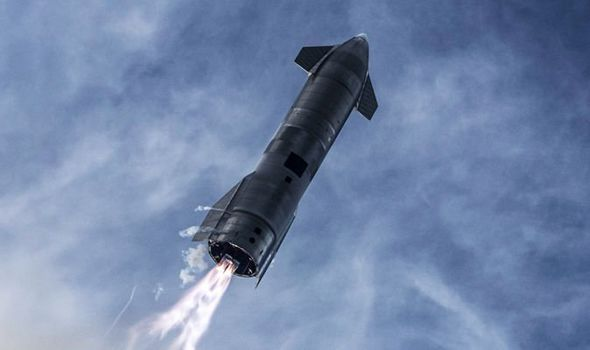
#> input picture Ejercitacion/Ejercitación Numpy/Ejercitación Numpy/starship.jpg, 590 x 350 px
$ jupyter execute --allow-errors 'Módulo 6 - Ejercicios.ipynb'
#> lines starting #> are read from the running program, lines starting #| are printed output that depends on the picture
# <center> <span style='color:#ff6655'>Ejercitación Módulo 6</span></center>

Módulo 6 - Parte teórica

**Profesor Adjunto:** Mag. Bioing. Baldezzari Lucas

<p style='text-align: left;'> V2022 </p>

<hr style="border:1px solid gray"> </hr>

### <span style='color:#16C79A'>1. Basics</span>

Implemente lo siguiente:

- 1.1) Cree un array de ceros -*vector nulo*- de 10 elementos.
- 1.2) Cree un vector nulo de 10 elementos donde el 6to elemento sea 1.
- 1.3) Cree un aray de 3x3x3 de valores enteros y aleatorios entre 1 y 20.
- 1.4) Cree un array de 5x5 y ordenelo por filas. Repita pero ordenando por columnas. Revise la documentación de *numpy*sort()*.
- 1.5) Considere un arreglo con shape *(6,7,8)*, ¿cuales son los índices *(x,y,z)* del elemento 100?
- 1.6) Cree un array 2D que tenga valores 1 en sus bordes y cero dentro.
- 1.7) Cree un array de 8x8 y genere un patrón de tablero de ajedrez con ceros y unos. Un 0 representa un casillero blanco y un 1 representa un casillero negro.
- 1.8) Cree una matriz de 4x4 donde sus columnas tengan valores desde 1 a 4.
- 1.9) Cree un vector de 10 valores entre 0 y 1 (sin incluir los extremos).

#> (a cell that did not finish here is left out)

### <span style='color:#16C79A'>2. Sumarizing datos</span>

- 2.1) A partir de un array 2D la media total, la media a lo largo de las filas y la media a lo largo de las columnas. Agregue una columna con las medias por columna. Idem para filas.
- 2.2) Repita el punto anterior pero para el desvío estándar.
- 2.3) Carge una imágen RGB y genere otro array con los valores medios de los píxeles en cada canal.
- 2.4) Cree un array de 11x11 y llenelo de valores aleatorios enteros entre 1 y 100 y normalice sus valores. La normalización esta dada por,
$$ z_i = \frac{x_i - \bar{X}}{\sigma} $$
- 2.5) A partir de un array de números enteros, encuentre cual es valor que más se repite. Revise la función *nunmpy.unique()* para ayudarse.

### <span style='color:#16C79A'>3. Filtrando arrays</span>

- 3.1) Dado un array, reemplazar los elementos que estén entre 2 y 5 por su negado (positivos a negativos, y viceversa).
- 3.2) Obtener los índices de un arreglo 2D de enteros correspondientes a los valores que sean números primos.
- 3.3) Obtener un array con los índices correspondientes a aquellos valores que se repiten en dos arrays 1D.

    ```python
    ## Ejemplo 3.3

    a = np.array([1,2,3,4,5])
    b = np.array([1,4,4,4,5])

    ## el programa debe retornar un array con los valores
    ## [0,3,4]
    ```

### <span style='color:#16C79A'>4. Operaciones básicas con matrices</span>

- 4.1) A partir de un array 2D de valores aleatorios que representan coordenadas de puntos en el espacio 2D encontrar la distancia euclidiana punto a punto. Utilice *numpy.random.random()* para generar el array.
- 4.2) Calcule los valores medios de cada columna de una matriz 2D. Reste los valores medios calculados a sus correspondienes columnas.
- 4.3) Implemente una función que devuelva *True* si alguna columna de una matriz 2D posee una *columna nula*, donde una columna nula es aquella que esta compuesta de ceros.
- 4.4) Implemente una fucnión que devuelva el produco punto de dos matrices, en el caso de que estas no sean compatibles la función debe retornar None.
- 4.5) Implemente una función que devuelva la diagonal a partir del producto punto entre dos matrices cuadradas.
- 4.6) A partir de un array 2D cambie de posición de dos filas cualquiera.

### <span style='color:#16C79A'>5. Desafío</span>

- 5.1) A partir de un array 2D lleno de ceros, implemente una función que reemplace *p* elementos iguales a 1 en posiciones aleatorias del array. Utilice *numpy.put()* y *numpy.random.choice()*.
- 5.2) Ordene un array 2D en base a la *n-ésima* columna. Hint: Revise *numpy.argsort()* para resolver.
- 5.3) Genere una función llamada *mediaMovil()* que reciba como parámetro un array y un valor entero correspondiente a la cantidad de elementos a calcular la media. La función debe retornar un nuevo array con las medias móviles calculadas.
- 5.4) A partir de un array 1D obtenga un array con los valores correspondientes al "ranking" que ocupan los valores del array original, sin cambiar el orden (Hint: Se recomienda usar *numpy.argsort()*). Vea el ejemplo.

    ```python
    np.random.seed(42)
    a = np.random.randint(20, size=10)
    ## a es array([ 6, 19, 14, 10,  7,  6, 18, 10, 10,  3])

    ## salida esperada
    [1, 9, 7, 4, 3, 2, 8, 5, 6, 0]
    ```


[cell 2]
#5.1
import numpy as np


def reemplace(nuevo,p):
    nuevo3=np.random.choice((nuevo.shape[0]*nuevo.shape[1]),p,False)
    np.put(nuevo,nuevo3,[1])
    return nuevo

p=25
array=np.zeros((5,10))
array2=reemplace(array,p)
print(array2)

[cell 3]
#5.2

def sortbyn(array,n):
    columna=array[:,n]
    indices = np.argsort(columna,0)
    sorteadon=array[indices]
    return sorteadon

array=np.random.rand(5,6)
n=4
print(sortbyn(array,n))

[cell 4]
#5.3 Media Movil
import matplotlib.pyplot as plt
array=np.random.rand(100)
def mediaMovil(array, n) :
    acum = np.cumsum(array) #genera array con sumas acumuladas
    acum[n:] = acum[n:] - acum[:-n] #a los valores a partir de indice n, les asigna el valor de la diferencia entre los valores a partir de n y hasta -n (-n siendo empezando desde atras, si tiene 40 indices y ene es 5, seria contando hacia atras desde 45)
    return acum[n-1:] / n #divido entre n los valores a partir de n-1, y los retorno.
plt.plot(array)
nuevo=mediaMovil(array,6)
plt.plot(nuevo)
plt.show()
#> figure, not shown here; curve peaks at x = 79, y = 0.984; curve peaks at x = 43, y = 0.756

[cell 5]
#5.4
np.random.seed(42)
a = np.random.randint(20, size=10)
## a es array([ 6, 19, 14, 10,  7,  6, 18, 10, 10,  3])
print(a)
## salida esperada
[1, 9, 7, 4, 3, 2, 8, 5, 6, 0]
def indicesorden(a):
    b=np.argsort(a,)
    c=np.argsort(b)
    return c

indicesorden(a)

### <span style='color:#16C79A'>6. Dividiendo una imágen en cuadrantes</span>

Cargue una imágen RGB y obtenga 4 arrays correspondientes a los cuatro cadrantes de la imágen.

[cell 6]
import matplotlib.pyplot as plt
import matplotlib.image as mpimg
import numpy as np


img = mpimg.imread('starship.jpg')
#> img is the input picture: shape (350, 590, 3); mean R, G, B 114.3, 133.5, 168.2
print(img.shape)
#| (350, 590, 3)
print(img.shape[0]/2)
#| 175.0
print(img.shape[1]/2)
#| 295.0
cuad1=img[0:175,0:295, : ]
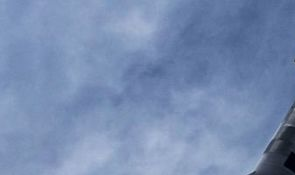
#> cuad1: shape (175, 295, 3); mean R, G, B 119.3, 140.4, 177.2
cuad2=img[175:350,0:295, : ]
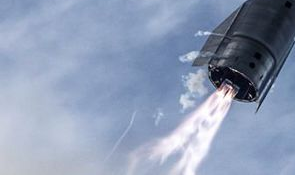
#> cuad2: shape (175, 295, 3); mean R, G, B 141.8, 155.5, 181
cuad3=img[0:175,295:590, : ]
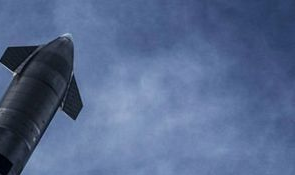
#> cuad3: shape (175, 295, 3); mean R, G, B 85.7, 105.1, 142.1
cuad4=img[175:350,295:590, : ]
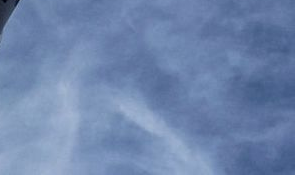
#> cuad4: shape (175, 295, 3); mean R, G, B 110.2, 133.1, 172.5
imgplot = plt.imshow(img)
plt.show()
imgplot = plt.imshow(cuad1)
plt.show()
imgplot = plt.imshow(cuad2)
plt.show()
imgplot = plt.imshow(cuad3)
plt.show()
imgplot = plt.imshow(cuad4)
plt.show()

### <span style='color:#16C79A'>7. Filtrando señal de plestimografía (obligatorio)</span>

Cargue la señal de fotoplestimografía utilizada en la guía de ejercicios del módulo 4 y apliquele la función *mediaMovil()* realizada en el ejercicio 5.3). ¿Hay algún cambio en la señal? ¿Qué tipo de filtro es una media movil?

[cell 7]
archivo="plethysmography.txt"
archivo2=open(archivo,"r")
#> (reads Ejercitacion/Ejercitación Numpy/Ejercitación Numpy/plethysmography.txt from the repository)
archivo3=archivo2.read().split()
for i in range(len(archivo3)):
    archivo3[i]=float(archivo3[i])
# print(archivo3)

[cell 8]
plt.plot(archivo3[20000:20200],scalex=True, scaley=True)
nueva=mediaMovil(archivo3[20000:20200],20)
plt.plot(nueva,scalex=True, scaley=True)
plt.tight_layout(rect=(0,0,6,2))
plt.show()
#> figure, not shown here; curve peaks at x = 43, y = 0.639; curve peaks at x = 34, y = 0.613

#Parece ser un filtro pasabajos

### <span style='color:#16C79A'>8. Mejorando la clase *Image* y el módulo *procesImage* (obligatorio)</span>

Utilizando numpy y sus funcionalidades implemente una versión mejorada de la clase *Image* y las funciones dentro del módulo *procesImage* del ejercicio 6 de la guía de práctica del Módulo 4.

### <span style='color:#16C79A'>9. Analizando eficiencia energética en hogares (obligatorio)</span>

A continuación realizará el análisis de algunos parámetros acerca de los requerimientos para climatizar un hogar, ya sea para verano o invierno, es decir, la *eficiencia energética*. Usted cuenta con un [set de datos](https://archive.ics.uci.edu/ml/datasets/Energy+efficiency#) llamado *eficienciaEnergética.csv*, el cual contiene 10 columnas de datos, las cuales de izquierda a derecha son,

- 1) Compactación relativa: Medida de la compactación de la casa. Hogares mas compactos, menos espacios vacíos a los cuales enfriar o calentar. Los valores van de 0 a 1.
- 2) Superficie total: Superficie (en $m^2$) total del hogar.
- 3) Área de muros: Superficie total (en $m^2$) cubierta por muros.
- 4) Área de techos: Superficie total (en $m^2$) de techos.
- 5) Altura total: Algtura total (en $m$) de la casa.
- 6) Orientación de ventanas: Si las ventanas apuntan al norte (2), al sur (3),a l este (4) o al oeste (5).
- 7) Proporción de área de vidriado: Es la proporción de edificación que esta cubierta por aberturas de vidrio. En este set de datos puede tomar 4 valores, los mismos son, 0.0, 0.1, 0.25 y 0.4.
- 8) Distribución de ventanas: Distribución de ventanas en el hogar.
- 9) Carga para calentamiento: Cuanta carga (en KWatts) es necesario aportar al hogar para calentarlo.
- 10) Carga para enfriamiento: Cuanta carga (en KWatts) de frío es necesario aportar al hogar para enfriarlo.

A continuación se cargan los datos.

[cell 9]
## Cargando datos
import numpy as np
datos = np.genfromtxt('eficienciaEnergética.csv',delimiter=',',dtype = np.float64)

[cell 10]
print(datos)

#### Responda

##### A) Generales
- A.1 ¿Cuantos hogares han sido utilizados en el set?
- A2. ¿Cuáles son los valores promedios de Área de Muros, Áreas de techos y Superficie total? También calcule los desvíos estándar.
- A3. ¿Cuales son los valores promedios y los desvíos estándar para las cargas de calentamiento y enfriamiento?

[cell 11]
## TODO A
#A1
print(len(datos[:,0])," Hogares")

[cell 12]
#A2
promedio=np.mean(datos[:,2])
desvest=np.std(datos[:,2])
print("Área de Muros: ","Promedio: ",promedio,"Desvio Estandard: ",desvest)
promedio=np.mean(datos[:,3])
desvest=np.std(datos[:,3])
print("Área de Techos: ","Promedio: ",promedio,"Desvio Estandard: ",desvest)
total=datos[:,2]+datos[:,3]
promedio=np.mean(total)
desvest=np.std(total)
print("Área de Total: ","Promedio: ",promedio,"Desvio Estandard: ",desvest)

[cell 13]
#A3
promedio=np.mean(datos[:,8])
desvest=np.std(datos[:,8])
print("Carga Calentamiento: ","Promedio: ",promedio,"Desvio Estandard: ",desvest)
promedio=np.mean(datos[:,9])
desvest=np.std(datos[:,9])
print("Carga Enfriamiento: ","Promedio: ",promedio,"Desvio Estandard: ",desvest)

##### B) Acerca de compactación relativa
- B1) ¿Cuál es el valor medio de compactación relativa?
- B2) ¿Cuál es la superficie total de la casa (o casas) con menor compactación? Idem para mayor compactación.

[cell 14]
## TODO B1
promedio=np.mean(datos[:,0])
print("Media compactacion: ",promedio)
#B2
mini=np.min(datos[:,0])
print("Compactación mínimna: ",mini)
indicmin=datos[:,0]==mini
print("Superficies con compactación minima: ",total[indicmin])
maxi=np.max(datos[:,0])
print("Compactación maxima: ",maxi)
indicmax=datos[:,0]==maxi
print("Superficies con compactación maxima: ",total[indicmax])

##### C) Comparando proporción de área de vidriado con las carga de calentamiento y carga de enfriamiento.

- C1) ¿Cuantos hogares por cada valor de *proporción de área de vidriado* hay en el set?
- C2) Utilice *plt.hist()* de la librería *matplotlip.pyplot* para graficar el histograma de la columna *proporción de área de vidriado*.
- C3) Genere un array formado por las columnas de *proporción de área de vidriado*, la de *Carga para calentamiento* y la de *Carga para enfriamiento*.

[cell 15]
## TODO desde C1 a C3 0, 0.1, 0.25, 0.4
args=datos[:,6]==0
nuevo=datos[:,6][args]
cuenta=np.size(nuevo)
print(cuenta,"hogares con proporción de 0")
args=datos[:,6]==0.1
nuevo=datos[:,6][args]
cuenta=np.size(nuevo)
print(cuenta,"hogares con proporción de 0.1")
args=datos[:,6]==0.25
nuevo=datos[:,6][args]
cuenta=np.size(nuevo)
print(cuenta,"hogares con proporción de 0.25")
args=datos[:,6]==0.4
nuevo=datos[:,6][args]
cuenta=np.size(nuevo)
print(cuenta,"hogares con proporción de 0.4")
plt.hist(datos[:,6],bins=[0,0.05,0.1,0.15,0.20,0.25,0.30,0.35,0.40,0.45])
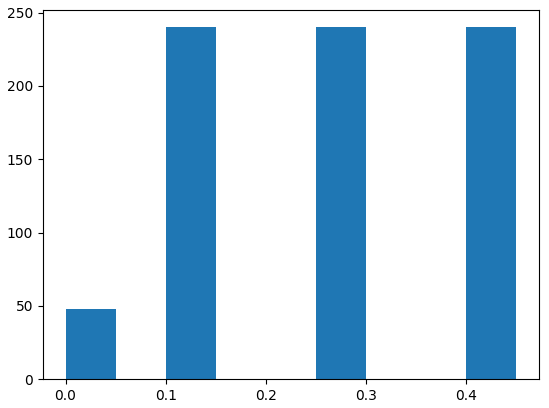
#> figure drawn by matplotlib, 1 panel

[cell 16]
#C3
nuevo=[datos[:,6],datos[:,8],datos[:,9]]
nuevo2=np.reshape(nuevo,(3,768))
nuevo3=np.transpose(nuevo2)
print(nuevo3)

[cell 17]
C3array=np.stack((datos[:,6],datos[:,8],datos[:,9]),axis=1)
C3array

- C4) A partir de la matriz generada en C3) encuentre el valor medio de la carga total de calentamiento y la de enfriamiento para cada valor de *proporción de área de vidriado*, guarde estos arrays en los arrays *promediosCalentamiento* y *promediosEnfiramiento*, respectivamente.

[cell 18]
### TODO C4
propVidriado = [0, 0.1, 0.25, 0.4]
# indi0=C3array[:,0]==0
# array0=C3array[:,1][indi0]
cal0=np.mean(C3array[:,1][C3array[:,0]==0])
print(cal0)
cal01=np.mean(C3array[:,1][C3array[:,0]==0.1])
print(cal01)
cal025=np.mean(C3array[:,1][C3array[:,0]==0.25])
print(cal025)
cal04=np.mean(C3array[:,1][C3array[:,0]==0.4])
print(cal04)


enf0=np.mean(C3array[:,2][C3array[:,0]==0])
print(enf0)
enf01=np.mean(C3array[:,2][C3array[:,0]==0.1])
print(enf01)
enf025=np.mean(C3array[:,2][C3array[:,0]==0.25])
print(enf025)
enf04=np.mean(C3array[:,2][C3array[:,0]==0.4])
print(enf04)
promediosCalentamiento = [cal0,cal01,cal025,cal04]
promediosEnfiramiento = [enf0,enf01,enf025,enf04]

## Descomentar para graficar
plt.plot(propVidriado, promediosCalentamiento, marker="P", label = "Calentamiento")
plt.plot(propVidriado, promediosEnfiramiento, marker="^", label = "Enfriamiento")
plt.title("Ventanas vs carga calentamiento y enfriamiento")
plt.ylabel("Carga")
plt.ylim((0,30))
plt.xlabel("Proporción área de vidriado")
plt.legend()
plt.show()
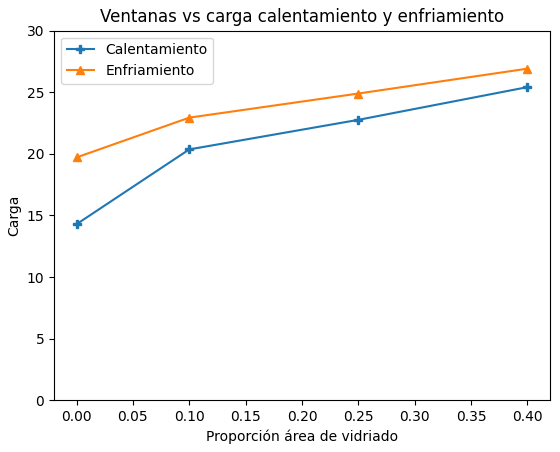
#> figure drawn by matplotlib, 1 panel

##### D) Comparando superficies de los techos contra carga de calentamiento y carga de enfriamiento

- D1) ¿Cuántas áreas de techos diferentes hay en el set de datos? Guarde estos valores en un array llamado *roofAreas*. ¿Cuál es el promedio, en $m^2$ totales de todos los hogares?
- D2) ¿Cuantos hogares por cada valor encontrado en el punto D1) hay en el set?
- D3) Utilice *plt.hist()* de la librería *matplotlip.pyplot* para graficar el histograma de la columna *Área de techos*.
- D4) Genere un array formado por las columnas de *Área de techos*, la de *Carga para calentamiento* y la de *Carga para enfriamiento*.

[cell 19]
## TODO de D1
areatechos=datos[:,3]
roofAreas=np.unique(areatechos)
print(roofAreas)
promedio=np.mean(areatechos)
print("El promedio es: ",promedio)

[cell 20]
#D2
args=datos[:,3]==roofAreas[0]
nuevo=datos[:,3][args]
cuenta=np.size(nuevo)
print(cuenta,"hogares con area 110.25")
args=datos[:,3]==roofAreas[1]
nuevo=datos[:,3][args]
cuenta=np.size(nuevo)
print(cuenta,"hogares con area 122.5")
args=datos[:,3]==roofAreas[2]
nuevo=datos[:,3][args]
cuenta=np.size(nuevo)
print(cuenta,"hogares con area 147")
args=datos[:,3]==roofAreas[3]
nuevo=datos[:,3][args]
cuenta=np.size(nuevo)
print(cuenta,"hogares con area 220.5")
#D3
plt.hist(datos[:,3])
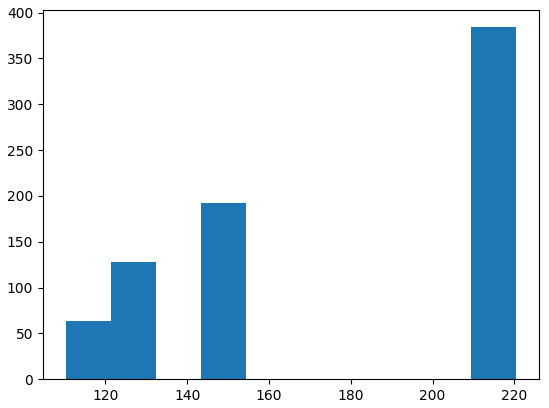
#> figure drawn by matplotlib, 1 panel; tallest bar 384 high, from x = 209.5 to 220.5

[cell 21]
#D4
D4array=np.stack((datos[:,3],datos[:,8],datos[:,9]),axis=1)
D4array

¿Qué conclusiones puede sacar del gráfico anterior acerca de la cantidad de carga de calor y de enfriamiento que se necesita en cada hogar respecto de las proporciones de ventanas vidriadas?

[cell 22]
#Existe algo de correlación

- D5) A partir de la matriz generada en D4) encuentre el valor medio de la carga total de calentamiento y la de enfriamiento para cada valor de *Área de techos*, guarde estos arrays en los arrays *promediosCalentamiento* y *promediosEnfiramiento*, respectivamente.

[cell 23]
### TODO D5
roofAreas = roofAreas
cal1=np.mean(D4array[:,1][D4array[:,0]==roofAreas[0]])
print(cal1)
cal2=np.mean(D4array[:,1][D4array[:,0]==roofAreas[1]])
print(cal2)
cal3=np.mean(D4array[:,1][D4array[:,0]==roofAreas[2]])
print(cal3)
cal4=np.mean(D4array[:,1][D4array[:,0]==roofAreas[3]])
print(cal4)


enf1=np.mean(D4array[:,2][D4array[:,0]==roofAreas[0]])
print(enf1)
enf2=np.mean(D4array[:,2][D4array[:,0]==roofAreas[1]])
print(enf2)
enf3=np.mean(D4array[:,2][D4array[:,0]==roofAreas[2]])
print(enf3)
enf4=np.mean(D4array[:,2][D4array[:,0]==roofAreas[3]])
print(enf4)
promediosCalentamiento = [cal1,cal2,cal3,cal4]
promediosEnfiramiento = [enf1,enf2,enf3,enf4]


## Descomentar para graficar
plt.plot(roofAreas, promediosCalentamiento, marker="P", label = "Calentamiento")
plt.plot(roofAreas, promediosEnfiramiento, marker="^", label = "Enfriamiento")
plt.title("Áreas de techos vs carga calentamiento y enfriamiento")
plt.ylabel("Carga")
plt.ylim((0,40))
plt.xlabel("Proporción área de vidriado")
plt.legend()
plt.show()
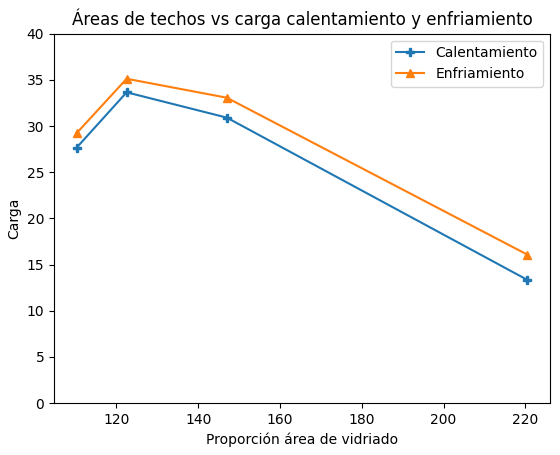
#> figure drawn by matplotlib, 1 panel

¿Qué conclusiones puede sacar del gráfico anterior acerca de la cantidad de carga de calor y de enfriamiento que se necesita en cada hogar respecto del área total de los techos?

En el anterior, a mas ventana, mas carga, pero en este no, a mas area no necesariamente mas carga, al contrario, a mas area de techo, menos carga

##### E) Comparando orientación de paredes contra carga de calentamiento y carga de enfriamiento

- E1) ¿Cuantas casas hay por cada una de las orientaciones (columna *orientación*)?
- E2) Utilice *plt.hist()* de la librería *matplotlip.pyplot* para graficar el histograma de la columna *Orientación de ventanas*.
- E3) Genere un array formado por las columnas de *Orientación de ventanas*, la de *Carga para calentamiento* y la de *Carga para enfriamiento*.

[cell 24]
# # TODO de E1 a E3
orientacionest=datos[:,5]
orientaciones=np.unique(orientacionest)
#E1
args=datos[:,5]==orientaciones[0]
nuevo=datos[:,5][args]
cuenta1=np.size(nuevo)
print(cuenta1,"horientacion 2")
args=datos[:,5]==orientaciones[1]
nuevo=datos[:,5][args]
cuenta2=np.size(nuevo)
print(cuenta2,"horientacion 3")
args=datos[:,5]==orientaciones[2]
nuevo=datos[:,5][args]
cuenta3=np.size(nuevo)
print(cuenta3,"horientacion 4")
args=datos[:,5]==orientaciones[3]
nuevo=datos[:,5][args]
cuenta4=np.size(nuevo)
print(cuenta4,"horientacion 5")
#E2
plt.hist(datos[:,5])
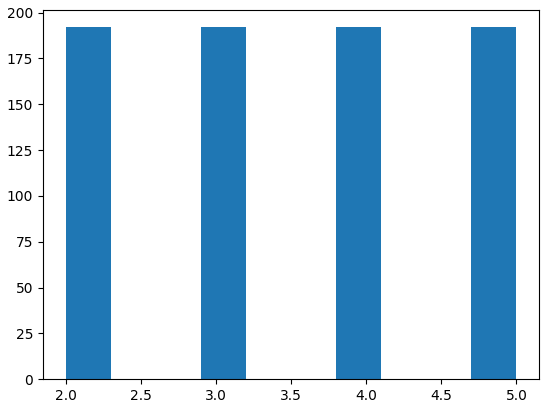
#> figure drawn by matplotlib, 1 panel

[cell 25]
#E3
E3array=np.stack((datos[:,5],datos[:,8],datos[:,9]),axis=1)
E3array

- E4) A partir de la matriz generada en E#) encuentre el valor medio de la carga total de calentamiento y la de enfriamiento para cada valor de *Orientación de ventanas*, guarde estos arrays en los arrays promediosCalentamiento y promediosEnfiramiento, respectivamente.

[cell 26]
### TODO D5
orientaciones = [2,3,4,5] #norte, sur, este, oeste.
cal2=np.mean(E3array[:,1][E3array[:,0]==orientaciones[0]])
print(cal2)
cal3=np.mean(E3array[:,1][E3array[:,0]==orientaciones[1]])
print(cal3)
cal4=np.mean(E3array[:,1][E3array[:,0]==orientaciones[2]])
print(cal4)
cal5=np.mean(E3array[:,1][E3array[:,0]==orientaciones[3]])
print(cal5)


enf2=np.mean(E3array[:,2][E3array[:,0]==orientaciones[0]])
print(enf2)
enf3=np.mean(E3array[:,2][E3array[:,0]==orientaciones[1]])
print(enf3)
enf4=np.mean(E3array[:,2][E3array[:,0]==orientaciones[2]])
print(enf4)
enf5=np.mean(E3array[:,2][E3array[:,0]==orientaciones[3]])
print(enf5)
promediosCalentamiento = [cal1,cal2,cal3,cal4]
promediosEnfiramiento = [enf1,enf2,enf3,enf4]

## Descomentar para graficar
plt.plot(orientaciones, promediosCalentamiento, marker="P", label = "Calentamiento")
plt.plot(orientaciones, promediosEnfiramiento, marker="^", label = "Enfriamiento")
plt.title("Orientaciones de ventana vs carga calentamiento y enfriamiento")
plt.ylabel("Carga")
plt.ylim((0,30))
plt.xlabel("Orientaciones")
plt.legend()
plt.show()
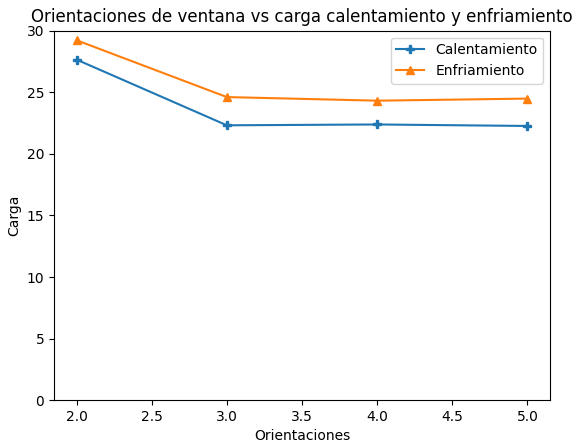
#> figure drawn by matplotlib, 1 panel
